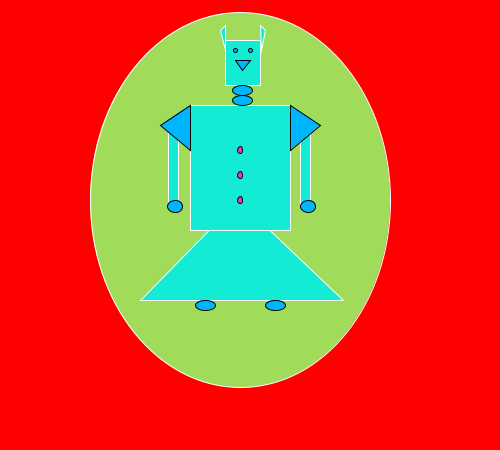
Frame 1 (no input)
Frame 60 (the mouse pressed at the canvas centre just before this capture): identical to frame 1, image omitted
Frame 120 (the mouse held since frame 60 and released just before this capture): identical to frame 1, image omitted

The Processing sketch that drew this single still picture (run headless with seeded random() and noise(); from frame 60 on, the mouse is pressed at the canvas centre):

// Processing sketch: processing_183120
// ── processing_183120.pde

void setup() {
  size(500, 450); ////layout
}

void draw() {
background(255,0,0); ////red

stroke(255, 255, 255); ////white outline
fill(160, 220, 90); ////green circle
ellipse(240, 200, 300, 375); ////ellipse

fill(20,235,213); ////turquoise
rect(225, 40, 35, 45); ////head
triangle(343, 300, 140, 300, 238, 200); ////skirt
rect(190, 105, 100, 125); ////body
rect(168, 130, 10, 75); ////left arm
rect(300, 130, 10, 75); ////right arm
triangle(225, 25, 220, 30, 225, 50); ////left ear
triangle(265, 30, 260, 25, 261, 50); ////right ear

stroke(0); ////black outline
fill(0,181,255); ////blue
ellipse(235, 50, 4, 4); ////left eye
ellipse(250, 50, 4, 4); ////right eye
triangle(242, 70, 250, 60, 235, 60); ////mouth
ellipse(242, 90, 20, 10); ////top ellipse neck
ellipse(242, 100, 20, 10); ////bottom ellipse neck
triangle(190, 105, 160, 125, 190, 150); ////left shoulder
triangle(290, 105, 320, 125, 290, 150); ////right shoulder
ellipse(275, 305, 20, 10); ////left shoe
ellipse(205, 305, 20, 10); ////right shoe
ellipse(308, 206, 15, 12); //// right hand
ellipse(175, 206, 15, 12); //// left hand

stroke(0); ////black outline
fill(255,50,200); ////pink 
ellipse(240, 200, 5, 7); ////3rd button
ellipse(240, 175, 5, 7); ////2nd button
ellipse(240, 150, 5, 7); ////1st button

}
